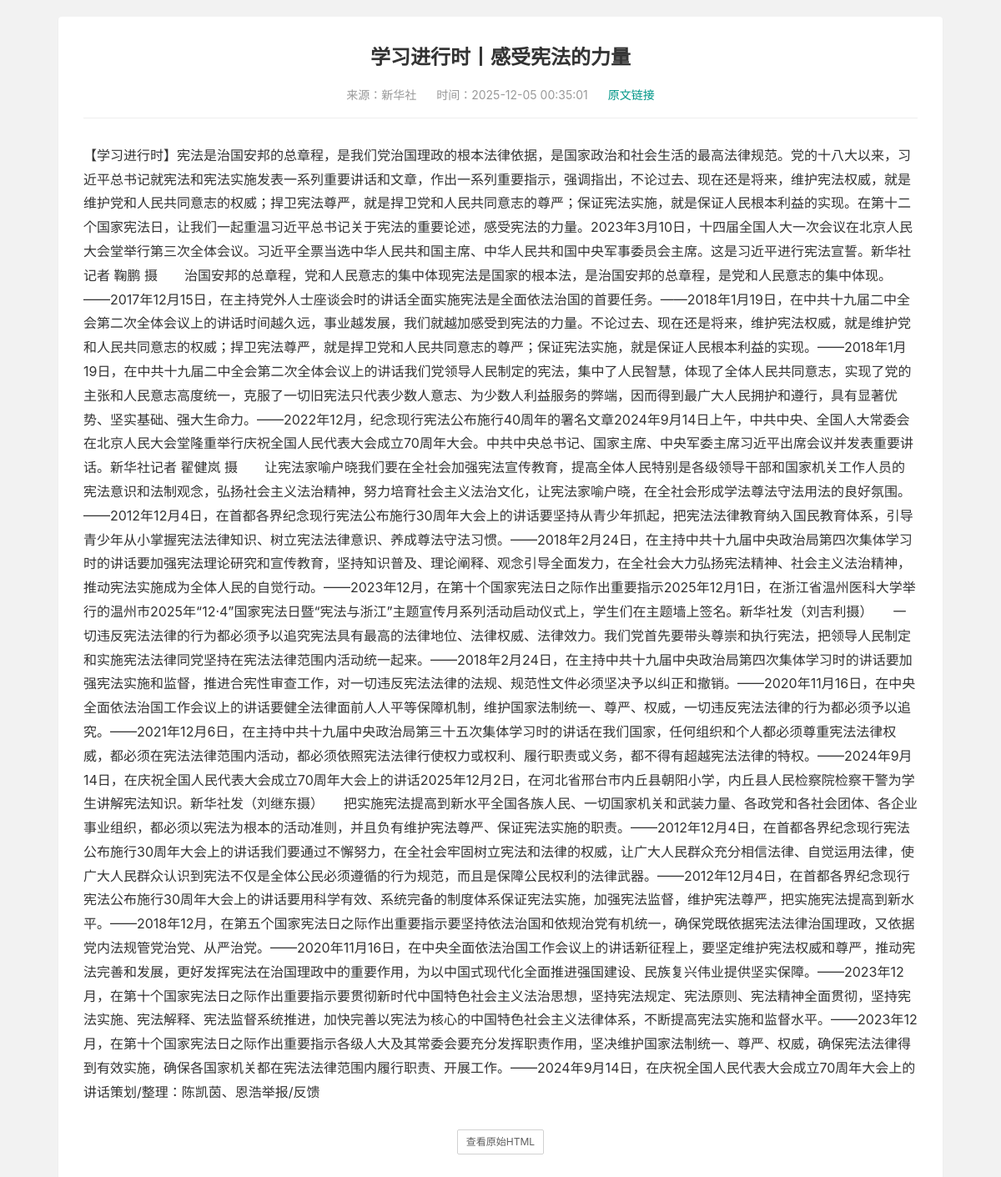
Page /admin/warehouse/detail/29 (signed in) on the committed database.
### app/models.py (models this page shows)
class CollectionItem(db.Model):
    id = db.Column(db.Integer, primary_key=True)
    title = db.Column(db.String(512), nullable=False)
    cover = db.Column(db.String(512))
    url = db.Column(db.String(1024), unique=True, nullable=False)
    source = db.Column(db.String(256))
    keyword = db.Column(db.String(128))
    deep_status = db.Column(db.Boolean, default=False)
    created_at = db.Column(db.DateTime, server_default=db.func.now())

class CollectionDetail(db.Model):
    id = db.Column(db.Integer, primary_key=True)
    item_id = db.Column(db.Integer, db.ForeignKey('collection_item.id'), nullable=False)
    content_text = db.Column(db.Text)
    content_html = db.Column(db.Text)
    final_url = db.Column(db.String(1024))
    created_at = db.Column(db.DateTime, server_default=db.func.now())
    item = db.relationship('CollectionItem')

### app/admin/routes.py (the view)
@bp.route('/warehouse/detail/<int:id>', methods=['GET'])
@login_required
def warehouse_detail_preview(id):
    it = db.session.get(CollectionItem, id)
    if not it:
        return '数据不存在', 404
    det = db.session.query(CollectionDetail).filter_by(item_id=id).first()
    if not det:
        return '暂无详细内容，请先执行采集', 404
    return render_template('admin/preview.html', item=it, detail=det)

### app/admin/routes.py (called while the page is built)
def is_admin():
    return current_user.is_authenticated and current_user.role and current_user.role.name == 'admin'

@bp.before_request
def _check_admin():
    if not is_admin():
        return redirect(url_for('main.index'))

### templates/admin/preview.html (shortened to what this page needs)
<!DOCTYPE html>
<html>
<head>
  <link rel="stylesheet" href="{{ url_for('static', filename='layui/css/layui.css') }}">
</head>
<body>
<div class="preview-card">
  <h1 class="preview-title">{{ item.title }}</h1>
  <div class="preview-meta">
    <span>来源：{{ item.source or '未知' }}</span>
    <span>时间：{{ item.created_at }}</span>
    <span><a href="{{ item.url }}" target="_blank" style="color:#009688">原文链接</a></span>
  </div>
  <div class="preview-content">
    {% if detail.content_text %}
      {{ detail.content_text | replace('\n', '<br>') | safe }}
    {% else %}
      <p style="color:#ccc;text-align:center">暂无正文内容</p>
    {% endif %}
  </div>
  <div class="raw-html-toggle">
    <button class="layui-btn layui-btn-primary layui-btn-sm" onclick="toggleHtml()">查看原始HTML</button>
  </div>
</div>
</body>
</html>

### templates/admin/preview.html (style rules this page uses)
body { padding: 20px; background: #f2f2f2; }
.preview-card { background: #fff; padding: 30px; border-radius: 4px; box-shadow: 0 1px 2px 0 rgba(0,0,0,.05); max-width: 1000px; margin: 0 auto; }
.preview-title { font-size: 24px; font-weight: bold; margin-bottom: 15px; text-align: center; color: #333; }
.preview-meta { text-align: center; color: #999; margin-bottom: 30px; border-bottom: 1px solid #eee; padding-bottom: 15px; }
.preview-meta span { margin: 0 10px; }
.preview-content { font-size: 16px; line-height: 1.8; color: #333; }
.raw-html-toggle { margin-top: 30px; text-align: center; }

### rows in the picture
CollectionItem: title "学习进行时丨感受宪法的力量", source "新华社", created_at "2025-12-05 00:35:01"
CollectionDetail: content_text "【学习进行时】宪法是治国安邦的总章程，是我们党治国理政的根本法律依据，是国家政治和社会生活的最高法律规范。党的十八大以来，习近平总书记就宪法和宪法实施发表一系列重要讲话和文章，作出一系列重要指示，强调指出，不论过去、现在还是将来，维护宪法权威，就是维护党和人民共同意志的权威；捍卫宪法尊严，就是捍卫党和人民共同意志的尊严；保证宪法实施，就是保证人民根本利益的实现。在第十二个国家宪法日，让我们一起重温习近平总书记关于宪法的重要论述，感受宪法的力量。2023年3月10日，十四届全国人大一次会议在北京人民大会堂举行第三次全体会议。习近平全票当选中华人民共和国主席、中华人民共和国中央军事委员会主席。这是习近平进行宪法宣誓。新华社记者 鞠鹏 摄…"
